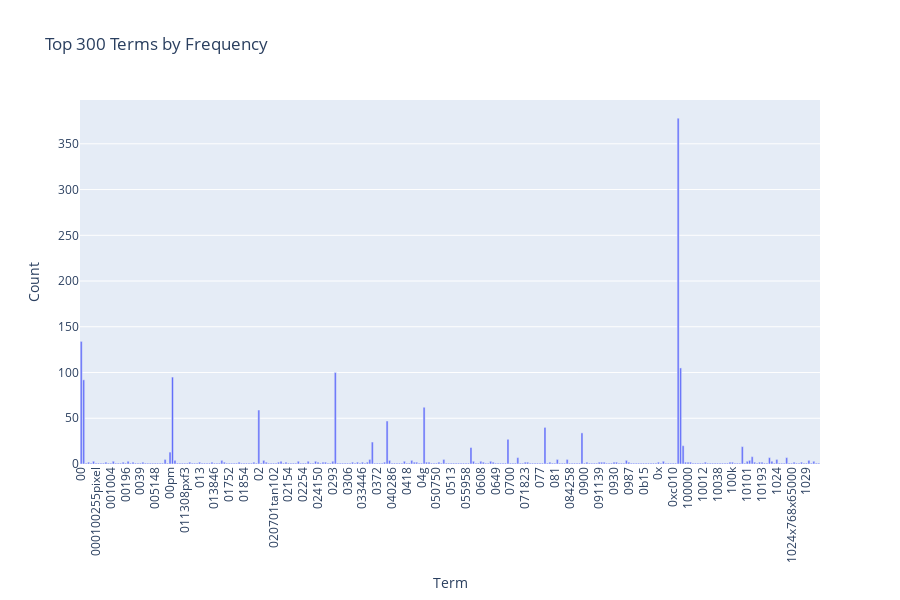

This figure's notebook cell:
### Markdown cell above
### >>> **Exercise 12 (take home):**
If you want a nicer interactive visualization here, I would encourage you try to install and use plotly to achieve this.

### Code cell
import numpy as np
import plotly.express as px

term_frequencies = np.asarray(X_counts.sum(axis=0)).flatten()

df_terms = pd.DataFrame({
    "Term": count_vect.get_feature_names_out(),
    "Frequency": term_frequencies
})

df_top = df_terms.head(300)

fig = px.bar(df_top, x="Term", y="Frequency",
             title="Top 300 Terms by Frequency",
             labels={"Term": "Term", "Frequency": "Count"},
             height=600)

fig.update_layout(xaxis_tickangle=-90)

fig.show()

### Figure 1 — Plotly figure (JSON) as saved in the notebook; plotly's stock layout.template omitted (floating-point values rounded to 4 significant figures; data arrays with more than 128 entries replaced by an {"elided": "..."} marker saying what was removed)
{"data": [{"hovertemplate": "Term=%{x}<br>Count=%{y}<extra></extra>", "legendgroup": "", "marker": {"color": "#636efa", "pattern": {"shape": ""}}, "name": "", "orientation": "v", "showlegend": false, "textposition": "auto", "type": "bar", "x": {"elided": "300 str values"}, "xaxis": "x", "y": {"elided": "300 int values"}, "yaxis": "y"}], "layout": {"barmode": "relative", "height": 600, "legend": {"tracegroupgap": 0}, "title": {"text": "Top 300 Terms by Frequency"}, "xaxis": {"anchor": "y", "domain": [0, 1], "tickangle": -90, "title": {"text": "Term"}}, "yaxis": {"anchor": "x", "domain": [0, 1], "title": {"text": "Count"}}}}
